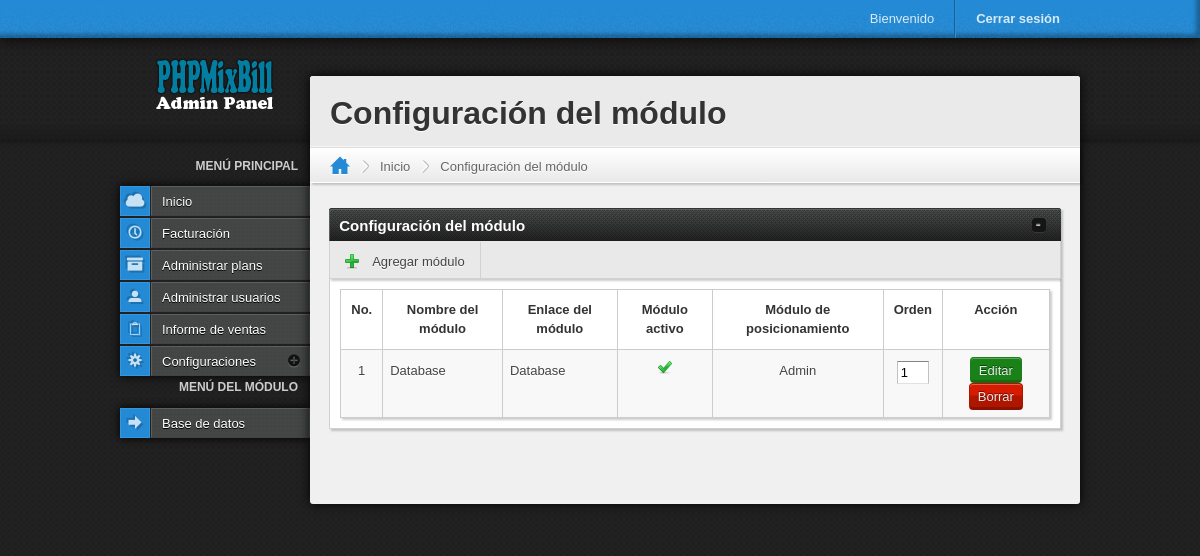
/cpadmin/index.php?page=modul (signed in), run on the app's committed database.
### tables this page shows
CREATE TABLE `tbl_modul` (
  `id_modul` int(5) NOT NULL,
  `nama_modul` varchar(50) NOT NULL,
  `filename` varchar(100) NOT NULL,
  `status` enum('user','admin') NOT NULL,
  `aktif` enum('Y','N') NOT NULL DEFAULT 'Y',
  `urutan` int(5) NOT NULL
);

### cpadmin/index.php (called while the page is built, shortened)
<?php
	require "../system/language.php";
	require "theme/header.php";
	$page = "home";
	if(isset($_GET['page'])) $page = $_GET['page'];
	require "content/{$page}.php";
	require "theme/footer.php";
?>

### system/language.php (called while the page is built, shortened)
<?php
$lang_menu 			= "Menú principal";
$lang_menu_modul	= "Menú del módulo";
$lang_dash 			= "Inicio";
$lang_number		= "No.";
$lang_proses		= "Acción";
$lang_bill 			= "Facturación";
$lang_edit_bt		= "Editar";
$lang_del_bt		= "Borrar";
$lang_packet		= "Administrar plans";
$lang_user			= "Administrar usuarios";
$lang_report		= "Informe de ventas";
$lang_setting		= "Configuraciones";
$lang_modul			= "Configuración del módulo";
$lang_add_modul		= "Agregar módulo";
$lang_name_modul	= "Nombre del módulo";
$lang_link_modul	= "Enlace del módulo";
$lang_status_modul	= "Módulo de posicionamiento";
$lang_aktif_modul	= "Módulo activo";
$lang_modul_order	= "Orden";
?>

### cpadmin/content/modul.php (the view, shortened to what this page needs)
<?php
switch($_GET['act']){
	case 'tampil':
	echo "<section id='pane'>
			<header>
				<h1>$lang_modul</h1>
				<nav class='breadcrumbs'>
					<ul>
						<li class='alt'><a href='./'><i class='icon-home'></i></a></li>
						<li><a href='index.php'>$lang_dash</a></li>
						<li><a href='?page=paket'>$lang_modul</a></li>
					</ul>
				</nav>
			</header>
			<div id='pane-content'>
				<div class='widget minimizable g4'>
					<header>
						<h2>$lang_modul</h2>
						<nav class='buttons'>
							<ul>
								<li><a href='#AddPaket' class='modal-trigger'><i class='fugue-plus'></i> $lang_add_modul</a></li>
							</ul>
						</nav>
					</header>
					<div class='table-wrapper'>
						<div class='content'>";
						echo "<form method=post action=?page=modul&act=update>
						<table>
								<thead>
									<tr>
										<th>$lang_number</th>
										<th>$lang_name_modul</th>
										<th>$lang_link_modul</th>
										<th>$lang_aktif_modul</th>
										<th>$lang_status_modul</th>
										<th>$lang_modul_order</th>
										<th>$lang_proses</th>
									</tr>
								</thead>
								<tbody>";
								$no=1;
								$q_modul= mysql_query("SELECT * FROM tbl_modul ORDER BY urutan");
								while($r=mysql_fetch_array($q_modul)){
								if($r['aktif']=='Y'){ $icon="<i class='fugue-tick'></i>";}else{ $icon="<i class='fugue-cross'></i>";}
								if($r['status']=='user'){ $hak="Admin & User";}else{ $hak="Admin";}
								echo "<tr>
										<td align='center'>$no</td>
										<td>$r[nama_modul]</td>
										<td>$r[filename]</td>
										<td align='center'>$icon</td>
										<td align='center'>$hak</td>
										<input type=hidden name='id[$no]' value='$r[id_modul]'>
										<td align='center'><input type=text name='jml[$no]' value=$r[urutan] size=1 onchange=\"this.form.submit()\"></td>
										<td align='center'><a href='?page=modul&act=edit&id=$r[id_modul]' class='bt green small'>$lang_edit_bt</a>
										<a href='?page=modul&act=hapus&id=$r[id_modul]' class='bt red small'>$lang_del_bt</a></td>
									</tr>";
								$no++;
								}
							echo "</tbody>
							</table></form>
						</div>
					</div>
				</div>
				<div class='cf'></div>
			</div>
			<div id='AddPaket' class='window-modal g2' hidden>
				<h2 class='title'>$lang_add_modul</h2>
					<div class='content'>
						<form action='' method='post' class='js-validate'>
						<input type='hidden' name='SaveModul' value='1'>
							<div class='field g2'>
								<label>$lang_name_modul</label>
								<div class='entry'>
									<input type='text' class='required' name='nama' />
								</div>
							</div>
							<div class='cf'></div>
							<div class='field g2'>
								<label>$lang_link_modul</label>
								<div class='entry'>
									<input type='text' class='required' name='link' />
								</div>
							</div>
							<div class='cf'></div>
							<div class='field g1'>
								<label>$lang_aktif_modul</label>
								<div class='entry'>
									<input type=radio name='aktif' value='Y' checked> Y
									<input type=radio name='aktif' value='N'> N
								</div>
							</div>
							<div class='cf'></div>
							<div class='field g2'>
								<label>$lang_status_modul</label>
								<div class='entry'>
									<input type=radio name='status' value='admin' checked> Hanya Admin
									<input type=radio name='status' value='user'> User & Admin
								</div>
							</div>
							<div class='cf'></div>
					</div>
					<footer class='pane'>
						<div class='cf'></div>
						<input type='submit' class='bt green large' value='$lang_save_bt' />
						<a href='#' class='bt red large close'>$lang_cancel_bt</a>
					</footer>
				</form>
			</div>
		</section>";
	break;
}
?>

### cpadmin/theme/menu-nav.php (shortened to what this page needs)
<nav>
	<h2><?php echo $lang_menu;?></h2>
	<ul>
		<li><a href="./"><i class="glyph-cloud"></i><div class="label"><?php echo $lang_dash;?></div></a></li>
		<li><a href="?page=billing"><i class="glyph-clock"></i><div class="label"><?php echo $lang_bill;?></div></a></li>
		<li><a href="?page=paket"><i class="glyph-archive"></i><div class="label"><?php echo $lang_packet;?></div></a></li>
		<li><a href="?page=user"><i class="icon-user"></i><div class="label"><?php echo $lang_user;?></div></a></li>
		<li><a href="?page=laporan"><i class="icon-clipboard"></i><div class="label"><?php echo $lang_report;?></div></a></li>
		<li><a href="#"><i class="glyph-settings"></i><div class="label"><?php echo $lang_setting;?></div></a>
		</li>
	</ul>
	<?php
		$sql=mysql_query("SELECT * FROM tbl_modul WHERE aktif='Y' ORDER by urutan");
		$jml = mysql_num_rows($sql);
		if ($jml > 0){
		echo "<h2>$lang_menu_modul</h2>
				<ul>";
			while ($m=mysql_fetch_array($sql)){
				echo "<li><a href='?page=$m[filename]'><i class='icon-arrow-right-2'></i><div class='label'>Base de datos</div></a></li>";
			}
		echo "</ul>";
		}
	?>
</nav>

### cpadmin/theme/css/icomoon.css (style rules this page uses)
[class^="icon-"], [class*=" icon-"] { font-family: 'IcoMoon'; font-style: normal; }
.icon-home:before { content: "\e0cf"; }
.icon-user:before { content: "\e08f"; }
.icon-clipboard:before { content: "\e05d"; }
.icon-arrow-right-2:before { content: "\e028"; }

### cpadmin/theme/css/websymbols.css (style rules this page uses)
[class^="glyph-"], [class*=" glyph-"] { font-style: normal; font-family: 'WebSymbolsRegular'; }
.glyph-settings:before { content: "S" }
.glyph-cloud:before { content: "C" }
.glyph-archive:before { content: "Z" }
.glyph-clock:before { content: "P" }

### cpadmin/theme/css/formalize.css (style rules this page uses)
textarea, select, input[type="date"], input[type="datetime"], input[type="datetime-local"], input[type="email"], input[type="month"], input[type="number"], input[type="password"], input[type="search"], input[type="tel"], input[type="text"], input[type="time"], input[type="url"], input[type="week"] { -webkit-box-sizing: border-box; -moz-box-sizing: border-box; -ms-box-sizing: border-box; box-sizing: border-box; -webkit-background-clip: padding; -moz-background-clip: padding; -ms-background-clip: padding-box; -o-background-clip: padding-box; background-clip: padding-box; -webkit-border-radius: 0; -moz-border-radius: 0; -ms-border-radius: 0; -o-border-radius: 0; border-radius: 0; background-color: white; border: 1px solid; border-color: #848484 #c1c1c1 #e1e1e1; color: black; outline: 0; margin: 0; padding: 2px 3px; text-align: left; font-size: 13px; font-family: Arial, "Liberation Sans", FreeSans, sans-serif; height: 1.8em; vertical-align: top; *padding-top: 2px; *padding-bottom: 1px; *height: auto; }

### cpadmin/theme/css/theme-blue.css (style rules this page uses)
a { color: #248ad5; }
body #page #sidebar .menus > nav > ul > li > a i { background: #248ad5; background: linear-gradient(top, #248ad5, #1d71ae 50%, #1a6298 51%, #1d71ae); border: 1px solid #3696dd; text-shadow: 2px 2px 0 #1d71ae, -2px -2px 0 #1d71ae; color: #c6e1f5; }
body #page #content #pane > header .breadcrumbs ul li.alt a { color: #248ad5; }
.bt { border: 1px solid #1a6298; border-bottom: 3px solid #15517e; background: #196094; background: linear-gradient(#1e73b2, #1e73b2 49%, #196094 51%); }

### data on the page
tbl_modul: nama_modul "Database", filename "Database", status "Admin", urutan "1"

### other printed values
$lang_welcome "Bienvenido"
$lang_logout "Cerrar sesión"
$lang_menu "MENÚ PRINCIPAL"
$lang_dash "Inicio"
$lang_bill "Facturación"
$lang_packet "Administrar plans"
$lang_user "Administrar usuarios"
$lang_report "Informe de ventas"
$lang_setting "Configuraciones"
$lang_menu_modul "MENÚ DEL MÓDULO"
$lang_modul "Configuración del módulo"
$lang_add_modul "Agregar módulo"
$lang_number "No."
$lang_name_modul "Nombre del módulo"
$lang_link_modul "Enlace del módulo"
